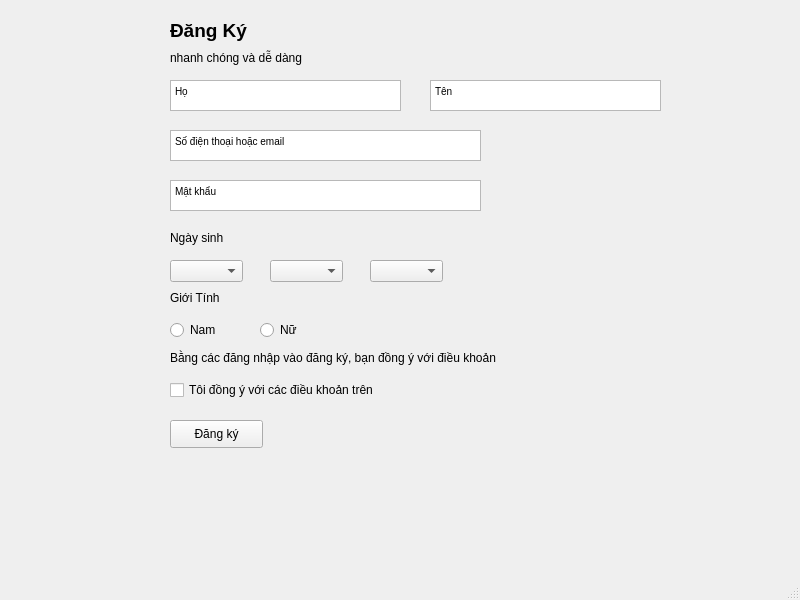
<?xml version="1.0" encoding="UTF-8"?>
<ui version="4.0">
 <class>MainWindow</class>
 <widget class="QMainWindow" name="MainWindow">
  <property name="geometry">
   <rect>
    <x>0</x>
    <y>0</y>
    <width>800</width>
    <height>600</height>
   </rect>
  </property>
  <property name="windowTitle">
   <string>MainWindow</string>
  </property>
  <widget class="QWidget" name="centralwidget">
   <widget class="QTextEdit" name="txtHo">
    <property name="geometry">
     <rect>
      <x>170</x>
      <y>80</y>
      <width>231</width>
      <height>31</height>
     </rect>
    </property>
    <property name="html">
     <string>&lt;!DOCTYPE HTML PUBLIC &quot;-//W3C//DTD HTML 4.0//EN&quot; &quot;http://www.w3.org/TR/REC-html40/strict.dtd&quot;&gt;
&lt;html&gt;&lt;head&gt;&lt;meta name=&quot;qrichtext&quot; content=&quot;1&quot; /&gt;&lt;style type=&quot;text/css&quot;&gt;
p, li { white-space: pre-wrap; }
&lt;/style&gt;&lt;/head&gt;&lt;body style=&quot; font-family:'MS Shell Dlg 2'; font-size:7.8pt; font-weight:400; font-style:normal;&quot;&gt;
&lt;p style=&quot; margin-top:0px; margin-bottom:0px; margin-left:0px; margin-right:0px; -qt-block-indent:0; text-indent:0px;&quot;&gt;Họ&lt;/p&gt;&lt;/body&gt;&lt;/html&gt;</string>
    </property>
    <property name="placeholderText">
     <string>Họ</string>
    </property>
   </widget>
   <widget class="QLabel" name="label">
    <property name="geometry">
     <rect>
      <x>170</x>
      <y>10</y>
      <width>121</width>
      <height>41</height>
     </rect>
    </property>
    <property name="text">
     <string>&lt;html&gt;&lt;head/&gt;&lt;body&gt;&lt;p&gt;&lt;span style=&quot; font-size:14pt; font-weight:600;&quot;&gt;Đăng Ký&lt;/span&gt;&lt;/p&gt;&lt;/body&gt;&lt;/html&gt;</string>
    </property>
   </widget>
   <widget class="QComboBox" name="comboBox">
    <property name="geometry">
     <rect>
      <x>170</x>
      <y>260</y>
      <width>73</width>
      <height>22</height>
     </rect>
    </property>
   </widget>
   <widget class="QRadioButton" name="radioButton">
    <property name="geometry">
     <rect>
      <x>170</x>
      <y>320</y>
      <width>95</width>
      <height>20</height>
     </rect>
    </property>
    <property name="text">
     <string>Nam</string>
    </property>
   </widget>
   <widget class="QCheckBox" name="checkBox">
    <property name="geometry">
     <rect>
      <x>170</x>
      <y>380</y>
      <width>231</width>
      <height>20</height>
     </rect>
    </property>
    <property name="text">
     <string>Tôi đồng ý với các điều khoản trên</string>
    </property>
   </widget>
   <widget class="QLabel" name="label_2">
    <property name="geometry">
     <rect>
      <x>170</x>
      <y>50</y>
      <width>161</width>
      <height>16</height>
     </rect>
    </property>
    <property name="text">
     <string>nhanh chóng và dễ dàng</string>
    </property>
   </widget>
   <widget class="QComboBox" name="comboBox_2">
    <property name="geometry">
     <rect>
      <x>270</x>
      <y>260</y>
      <width>73</width>
      <height>22</height>
     </rect>
    </property>
   </widget>
   <widget class="QComboBox" name="comboBox_3">
    <property name="geometry">
     <rect>
      <x>370</x>
      <y>260</y>
      <width>73</width>
      <height>22</height>
     </rect>
    </property>
   </widget>
   <widget class="QTextEdit" name="textEdit">
    <property name="geometry">
     <rect>
      <x>170</x>
      <y>180</y>
      <width>311</width>
      <height>31</height>
     </rect>
    </property>
    <property name="html">
     <string>&lt;!DOCTYPE HTML PUBLIC &quot;-//W3C//DTD HTML 4.0//EN&quot; &quot;http://www.w3.org/TR/REC-html40/strict.dtd&quot;&gt;
&lt;html&gt;&lt;head&gt;&lt;meta name=&quot;qrichtext&quot; content=&quot;1&quot; /&gt;&lt;style type=&quot;text/css&quot;&gt;
p, li { white-space: pre-wrap; }
&lt;/style&gt;&lt;/head&gt;&lt;body style=&quot; font-family:'MS Shell Dlg 2'; font-size:7.8pt; font-weight:400; font-style:normal;&quot;&gt;
&lt;p style=&quot; margin-top:0px; margin-bottom:0px; margin-left:0px; margin-right:0px; -qt-block-indent:0; text-indent:0px;&quot;&gt;Mật khẩu&lt;/p&gt;&lt;/body&gt;&lt;/html&gt;</string>
    </property>
    <property name="placeholderText">
     <string>Họ</string>
    </property>
   </widget>
   <widget class="QLabel" name="label_3">
    <property name="geometry">
     <rect>
      <x>170</x>
      <y>230</y>
      <width>61</width>
      <height>16</height>
     </rect>
    </property>
    <property name="text">
     <string>Ngày sinh</string>
    </property>
   </widget>
   <widget class="QLabel" name="label_4">
    <property name="geometry">
     <rect>
      <x>170</x>
      <y>290</y>
      <width>55</width>
      <height>16</height>
     </rect>
    </property>
    <property name="text">
     <string>Giới Tính</string>
    </property>
   </widget>
   <widget class="QRadioButton" name="radioButton_2">
    <property name="geometry">
     <rect>
      <x>260</x>
      <y>320</y>
      <width>95</width>
      <height>20</height>
     </rect>
    </property>
    <property name="text">
     <string>Nữ</string>
    </property>
   </widget>
   <widget class="QLabel" name="label_5">
    <property name="geometry">
     <rect>
      <x>170</x>
      <y>350</y>
      <width>381</width>
      <height>16</height>
     </rect>
    </property>
    <property name="text">
     <string>Bằng các đăng nhập vào đăng ký, bạn đồng ý với điều khoản </string>
    </property>
   </widget>
   <widget class="QPushButton" name="pushButton">
    <property name="geometry">
     <rect>
      <x>170</x>
      <y>420</y>
      <width>93</width>
      <height>28</height>
     </rect>
    </property>
    <property name="text">
     <string>Đăng ký</string>
    </property>
   </widget>
   <widget class="QTextEdit" name="txtHo_4">
    <property name="geometry">
     <rect>
      <x>430</x>
      <y>80</y>
      <width>231</width>
      <height>31</height>
     </rect>
    </property>
    <property name="html">
     <string>&lt;!DOCTYPE HTML PUBLIC &quot;-//W3C//DTD HTML 4.0//EN&quot; &quot;http://www.w3.org/TR/REC-html40/strict.dtd&quot;&gt;
&lt;html&gt;&lt;head&gt;&lt;meta name=&quot;qrichtext&quot; content=&quot;1&quot; /&gt;&lt;style type=&quot;text/css&quot;&gt;
p, li { white-space: pre-wrap; }
&lt;/style&gt;&lt;/head&gt;&lt;body style=&quot; font-family:'MS Shell Dlg 2'; font-size:7.8pt; font-weight:400; font-style:normal;&quot;&gt;
&lt;p style=&quot; margin-top:0px; margin-bottom:0px; margin-left:0px; margin-right:0px; -qt-block-indent:0; text-indent:0px;&quot;&gt;Tên&lt;/p&gt;&lt;/body&gt;&lt;/html&gt;</string>
    </property>
    <property name="placeholderText">
     <string>Họ</string>
    </property>
   </widget>
   <widget class="QTextEdit" name="textEdit_2">
    <property name="geometry">
     <rect>
      <x>170</x>
      <y>130</y>
      <width>311</width>
      <height>31</height>
     </rect>
    </property>
    <property name="html">
     <string>&lt;!DOCTYPE HTML PUBLIC &quot;-//W3C//DTD HTML 4.0//EN&quot; &quot;http://www.w3.org/TR/REC-html40/strict.dtd&quot;&gt;
&lt;html&gt;&lt;head&gt;&lt;meta name=&quot;qrichtext&quot; content=&quot;1&quot; /&gt;&lt;style type=&quot;text/css&quot;&gt;
p, li { white-space: pre-wrap; }
&lt;/style&gt;&lt;/head&gt;&lt;body style=&quot; font-family:'MS Shell Dlg 2'; font-size:7.8pt; font-weight:400; font-style:normal;&quot;&gt;
&lt;p style=&quot; margin-top:0px; margin-bottom:0px; margin-left:0px; margin-right:0px; -qt-block-indent:0; text-indent:0px;&quot;&gt;Số điện thoại hoặc email&lt;/p&gt;&lt;/body&gt;&lt;/html&gt;</string>
    </property>
    <property name="placeholderText">
     <string>Họ</string>
    </property>
   </widget>
  </widget>
  <widget class="QMenuBar" name="menubar">
   <property name="geometry">
    <rect>
     <x>0</x>
     <y>0</y>
     <width>800</width>
     <height>26</height>
    </rect>
   </property>
  </widget>
  <widget class="QStatusBar" name="statusbar"/>
 </widget>
 <resources/>
 <connections/>
</ui>
